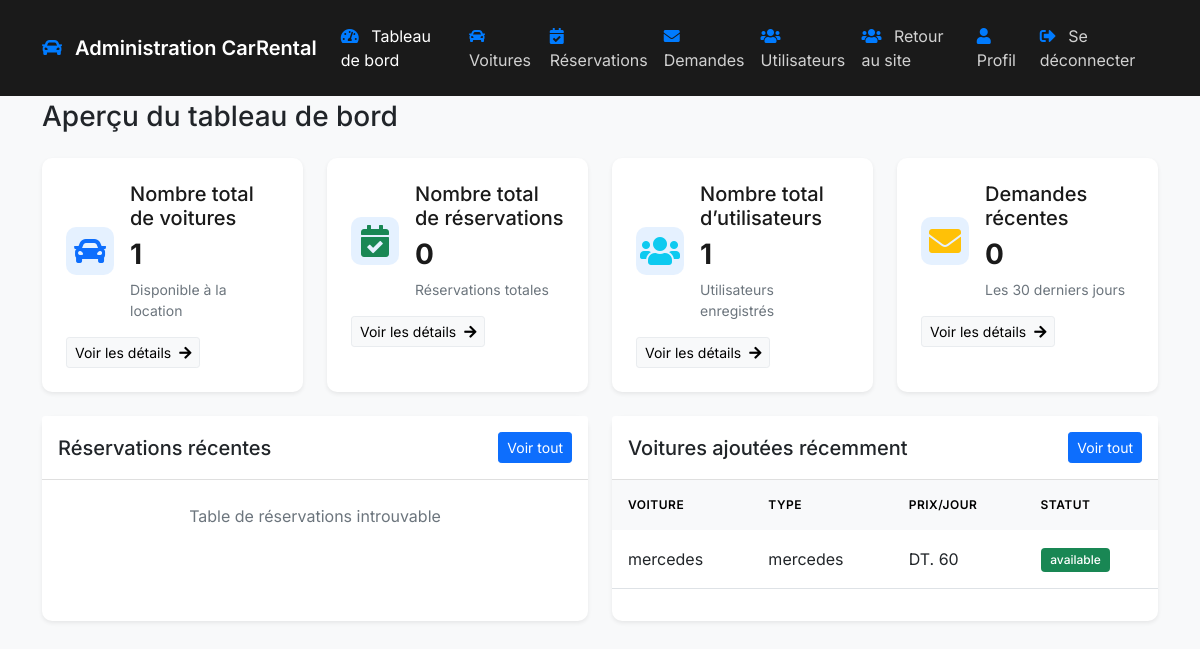
Page /admin/dashboard.php (signed in) on the committed database.
### tables this page shows
CREATE TABLE `cars` (
  `car_id` int(11) NOT NULL,
  `car_name` varchar(255) NOT NULL,
  `car_type` varchar(100) NOT NULL,
  `fuel_type` varchar(100) NOT NULL,
  `car_image` varchar(255) DEFAULT NULL,
  `price` decimal(10,2) NOT NULL,
  `car_availability` enum('yes','no') DEFAULT 'yes'
);

### includes/init.php (called while the page is built, shortened)
<?php
$lang = $_SESSION['lang'] ?? 'fr';
$basePath = dirname(__DIR__);
$translations = include $basePath . "/lang/$lang.php";
function __($key) {
    global $translations;
    return $translations[$key] ?? $key;
}

### admin/dashboard.php (the view, shortened to what this page needs)
<?php
require_once '../includes/init.php';
$conn = Connect();
$cars_count = 0;
$bookings_count = 0;
$users_count = 0;
$enquiries_count = 0;
try {
    $tables_result = $conn->query("SHOW TABLES");
    $tables = array();
    while ($table = $tables_result->fetch_row()) {
        $tables[] = $table[0];
    }
    if (in_array('cars', $tables)) {
        $cars_result = $conn->query("SELECT COUNT(*) as total FROM cars");
        if ($cars_result) {
            $cars_count = $cars_result->fetch_assoc()['total'];
        }
    }
    if (in_array('users', $tables)) {
        $users_result = $conn->query("SELECT COUNT(*) as total FROM users");
        if ($users_result) {
            $users_count = $users_result->fetch_assoc()['total'];
        }
    }
    if (in_array('enquiries', $tables)) {
        $columns_result = $conn->query("SHOW COLUMNS FROM enquiries LIKE 'created_at'");
        if ($columns_result->num_rows > 0) {
            $enquiries_result = $conn->query("SELECT COUNT(*) as total FROM enquiries WHERE DATE(created_at) >= DATE_SUB(CURDATE(), INTERVAL 30 DAY)");
        } else {
            $enquiries_result = $conn->query("SELECT COUNT(*) as total FROM enquiries");
        }
        if ($enquiries_result) {
            $enquiries_count = $enquiries_result->fetch_assoc()['total'];
        }
    }
} catch (Exception $e) {
    error_log("Error in dashboard counts: " . $e->getMessage());
}
include 'includes/header.php';
?>
<div class="container py-4">
    <div class="d-flex justify-content-between align-items-center mb-4">
        <h1 class="h3 mb-0"><?= __('Dashboard Overview'); ?></h1>
    </div>
    <div class="row g-4 mb-4">
        <div class="col-sm-6 col-xl-3">
            <div class="stat-card h-100">
                <div class="d-flex align-items-center">
                    <div class="flex-shrink-0">
                        <span class="stat-icon">
                            <i class="fas fa-car fa-2x text-primary"></i>
                        </span>
                    </div>
                    <div class="flex-grow-1 ms-3">
                        <h3 class="h6 mb-2"><?= __('Total Cars'); ?></h3>
                        <div class="count"><?= $cars_count; ?></div>
                        <p class="text-muted small mb-0"><?= __('Available for Rent'); ?></p>
                    </div>
                </div>
                <div class="mt-3">
                    <a href="cars.php" class="btn btn-sm btn-light"><?= __('View Details'); ?> <i class="fas fa-arrow-right ms-1"></i></a>
                </div>
            </div>
        </div>
        <div class="col-sm-6 col-xl-3">
            <div class="stat-card h-100">
                <div class="d-flex align-items-center">
                    <div class="flex-shrink-0">
                        <span class="stat-icon">
                            <i class="fas fa-calendar-check fa-2x text-success"></i>
                        </span>
                    </div>
                    <div class="flex-grow-1 ms-3">
                        <h3 class="h6 mb-2"><?= __('Total Bookings'); ?></h3>
                        <div class="count"><?= $bookings_count; ?></div>
                        <p class="text-muted small mb-0"><?= __('All Time Bookings'); ?></p>
                    </div>
                </div>
                <div class="mt-3">
                    <a href="bookings.php" class="btn btn-sm btn-light"><?= __('View Details'); ?> <i class="fas fa-arrow-right ms-1"></i></a>
                </div>
            </div>
        </div>
        <div class="col-sm-6 col-xl-3">
            <div class="stat-card h-100">
                <div class="d-flex align-items-center">
                    <div class="flex-shrink-0">
                        <span class="stat-icon">
                            <i class="fas fa-users fa-2x text-info"></i>
                        </span>
                    </div>
                    <div class="flex-grow-1 ms-3">
                        <h3 class="h6 mb-2"><?= __('Total Users'); ?></h3>
                        <div class="count"><?= $users_count; ?></div>
                        <p class="text-muted small mb-0"><?= __('Registered Users'); ?></p>
                    </div>
                </div>
                <div class="mt-3">
                    <a href="users.php" class="btn btn-sm btn-light"><?= __('View Details'); ?> <i class="fas fa-arrow-right ms-1"></i></a>
                </div>
            </div>
        </div>
        <div class="col-sm-6 col-xl-3">
            <div class="stat-card h-100">
                <div class="d-flex align-items-center">
                    <div class="flex-shrink-0">
                        <span class="stat-icon">
                            <i class="fas fa-envelope fa-2x text-warning"></i>
                        </span>
                    </div>
                    <div class="flex-grow-1 ms-3">
                        <h3 class="h6 mb-2"><?= __('Recent Enquiries'); ?></h3>
                        <div class="count"><?= $enquiries_count; ?></div>
                        <p class="text-muted small mb-0"><?= __('Last 30 Days'); ?></p>
                    </div>
                </div>
                <div class="mt-3">
                    <a href="enquiries.php" class="btn btn-sm btn-light"><?= __('View Details'); ?> <i class="fas fa-arrow-right ms-1"></i></a>
                </div>
            </div>
        </div>
    </div>
    <div class="row g-4">
        <div class="col-lg-6">
            <div class="card h-100">
                <div class="card-header bg-white py-3">
                    <div class="d-flex justify-content-between align-items-center">
                        <h5 class="mb-0"><?= __('Recent Bookings'); ?></h5>
                        <a href="bookings.php" class="btn btn-sm btn-primary"><?= __('View All'); ?></a>
                    </div>
                </div>
                <div class="card-body p-0">
                    <?php
                    try {
                        if (in_array('bookings', $tables)) {
                            $bookings_cols = $conn->query("SHOW COLUMNS FROM bookings");
                            $booking_columns = [];
                            while ($col = $bookings_cols->fetch_assoc()) {
                                $booking_columns[] = $col['Field'];
                            }
                            $order_by = in_array('created_at', $booking_columns) ? 'created_at' : 'booking_id';
                            $amount_field = in_array('total_amount', $booking_columns) ? 'total_amount' : 'amount';
                            $recent_bookings = $conn->query("
                                SELECT b.*, u.name as customer_name, c.car_name
                                FROM bookings b
                                JOIN users u ON b.user_id = u.user_id
                                JOIN cars c ON b.car_id = c.car_id
                                ORDER BY b.$order_by DESC
                                LIMIT 5
                            ");
                            if ($recent_bookings && $recent_bookings->num_rows > 0) {
                                echo '<div class="table-responsive">';
                                echo '<table class="table table-hover mb-0">';
                                echo '<thead class="table-light">';
                                echo '<tr>';
                                echo '<th class="border-0">'.__('Customer').'</th>';
                                echo '<th class="border-0">'.__('Car').'</th>';
                                echo '<th class="border-0">'.__('Amount').'</th>';
                                echo '<th class="border-0">'.__('Status').'</th>';
                                echo '</tr>';
                                echo '</thead>';
                                echo '<tbody>';
                                while ($booking = $recent_bookings->fetch_assoc()) {
                                    $status = $booking['status'] ?? 'pending';
                                    $status_class = match(strtolower($status)) {
                                        'confirmed' => 'success',
                                        'cancelled' => 'danger',
                                        default => 'warning'
                                    };
                                    echo '<tr>';
                                    echo '<td>'.htmlspecialchars($booking['customer_name']).'</td>';
                                    echo '<td>'.htmlspecialchars($booking['car_name']).'</td>';
                                    echo '<td>DT. '.number_format($booking['total_amount'] ?? 0, 0).'</td>';
                                    echo '<td><span class="badge bg-'.$status_class.'">'.__($status).'</span></td>';
                                    echo '</tr>';
                                }
                                echo '</tbody>';
                                echo '</table>';
                                echo '</div>';
                            } else {
                                echo '<div class="text-center py-4">';
                                echo '<p class="text-muted mb-0">'.__('No recent bookings').'</p>';
                                echo '</div>';
                            }
                        } else {
                            echo '<div class="text-center py-4">';
                            echo '<p class="text-muted mb-0">'.__('Bookings table not found').'</p>';
                            echo '</div>';
                        }
                    } catch (Exception $e) {
                        echo '<div class="text-center py-4">';
                        echo '<p class="text-danger mb-0">'.__('Error loading recent bookings').'</p>';
                        echo '</div>';
                        error_log("Error loading recent bookings: " . $e->getMessage());
                    }
                    ?>
                </div>
            </div>
        </div>
        <div class="col-lg-6">
            <div class="card h-100">
                <div class="card-header bg-white py-3">
                    <div class="d-flex justify-content-between align-items-center">
                        <h5 class="mb-0"><?= __('Recently Added Cars'); ?></h5>
                        <a href="cars.php" class="btn btn-sm btn-primary"><?= __('View All'); ?></a>
                    </div>
                </div>
                <div class="card-body p-0">
                    <?php
                    try {
                        if (in_array('cars', $tables)) {
                            $cars_cols = $conn->query("SHOW COLUMNS FROM cars");
                            $car_columns = [];
                            while ($col = $cars_cols->fetch_assoc()) {
                                $car_columns[] = $col['Field'];
                            }
                            $order_by = in_array('created_at', $car_columns) ? 'created_at' : 'car_id';
                            $price_field = in_array('price_per_day', $car_columns) ? 'price_per_day' : 'price';
                            $recent_cars = $conn->query("
                                SELECT * FROM cars
                                ORDER BY $order_by DESC
                                LIMIT 5
                            ");
                            if ($recent_cars && $recent_cars->num_rows > 0) {
                                echo '<div class="table-responsive">';
                                echo '<table class="table table-hover mb-0">';
                                echo '<thead class="table-light">';
                                echo '<tr>';
                                echo '<th class="border-0">'.__('Car').'</th>';
                                echo '<th class="border-0">'.__('Type').'</th>';
                                echo '<th class="border-0">'.__('Price/Day').'</th>';
                                echo '<th class="border-0">'.__('Status').'</th>';
                                echo '</tr>';
                                echo '</thead>';
                                echo '<tbody>';
                                while ($car = $recent_cars->fetch_assoc()) {
                                    $status = ($car['car_availability'] ?? 'no') === 'yes' ? 'available' : 'unavailable';
                                    $status_class = $status === 'available' ? 'success' : 'warning';
                                    echo '<tr>';
                                    echo '<td>' . htmlspecialchars($car['car_name']) . '</td>';
                                    echo '<td>' . htmlspecialchars($car['car_type']) . '</td>';
                                    echo '<td>DT. ' . number_format($car[$price_field] ?? 0, 0) . '</td>';
                                    echo '<td><span class="badge bg-' . $status_class . '">' . __($status) . '</span></td>';
                                    echo '</tr>';
                                }
                                echo '</tbody>';
                                echo '</table>';
                                echo '</div>';
                            } else {
                                echo '<div class="text-center py-4">';
                                echo '<p class="text-muted mb-0">'.__('No cars added yet').'</p>';
                                echo '</div>';
                            }
                        } else {
                            echo '<div class="text-center py-4">';
                            echo '<p class="text-muted mb-0">'.__('Cars table not found').'</p>';
                            echo '</div>';
                        }
                    } catch (Exception $e) {
                        echo '<div class="text-center py-4">';
                        echo '<p class="text-danger mb-0">'.__('Error loading recent cars').'</p>';
                        echo '</div>';
                        error_log("Error loading recent cars: " . $e->getMessage());
                    }
                    ?>
                </div>
            </div>
        </div>
    </div>
</div>
<?php
include 'includes/footer.php';
?>

### admin/assets/css/style.css (style rules this page uses)
body { font-family: 'Inter', sans-serif; background-color: #f8f9fa; padding-top: 76px; }
.stat-card { background: #fff; border-radius: 10px; padding: 1.5rem; box-shadow: 0 0.125rem 0.25rem rgba(0, 0, 0, 0.075); transition: transform 0.3s ease, box-shadow 0.3s ease; }
.stat-icon { display: flex; align-items: center; justify-content: center; width: 48px; height: 48px; border-radius: 10px; background-color: rgba(0, 123, 255, 0.1); }
.stat-card .count { font-size: 1.75rem; font-weight: 700; line-height: 1.2; color: #1a1a1a; margin: 0.5rem 0; }
.stat-card h3 { font-size: 1.25rem; color: #1a1a1a; margin-bottom: 1rem; }
.card { border: none; box-shadow: 0 0.125rem 0.25rem rgba(0, 0, 0, 0.075); border-radius: 10px; }
.card-header { border-bottom: 1px solid rgba(0, 0, 0, 0.125); }
.table > :not(:first-child) { border-top: none; }
.table th { font-weight: 600; text-transform: uppercase; font-size: 0.75rem; letter-spacing: 0.5px; }
.table td { vertical-align: middle; }
.badge { padding: 0.5em 0.8em; font-weight: 500; }
.btn-light { background-color: #f8f9fa; border-color: #e9ecef; }
.btn i { transition: transform 0.3s ease; }
.table { margin-bottom: 0; }
.table > :not(caption) > * > * { padding: 1rem; }
.table > tbody > tr > td { vertical-align: middle; }
.card { box-shadow: 0 0.125rem 0.25rem rgba(0, 0, 0, 0.075); margin-bottom: 2rem; }
.card-header { background-color: #fff; border-bottom: 1px solid rgba(0, 0, 0, 0.125); }
.badge.bg-success { background-color: #198754 !important; }

### rows in the picture
cars: car_name "mercedes", car_type "mercedes", price "60", car_availability "available"

### other values in the picture
__('CarRental Admin') "Administration CarRental"
__(' Dashboard') "Tableau de bord"
__(' Cars') "Voitures"
__('Bookings') "Réservations"
__(' Enquiries') "Demandes"
__('Users') "Utilisateurs"
__(' Back to Website') "Retour au site"
__('Profile') "Profil"
__('Logout') "Se déconnecter"
__('Dashboard Overview') "Aperçu du tableau de bord"
__('Total Cars') "Nombre total de voitures"
$cars_count "1"
__('Available for Rent') "Disponible à la location"
__('View Details') "Voir les détails"
__('Total Bookings') "Nombre total de réservations"
